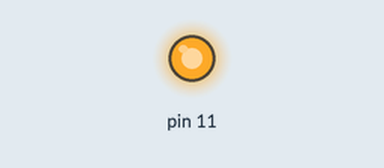
Recording of a sketch running on a simulated Arduino Uno, built with avr-gcc and run on an emulated ATmega328P. On the bench: output pins drawn as LEDs (lit = HIGH).

Above: at 0.05 s.
At 1.55 s:
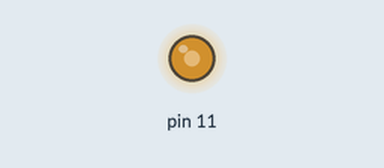
At 3.0 s:
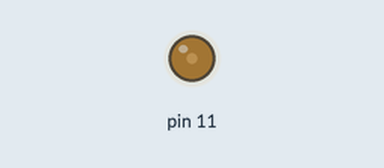
At 8.3 s:
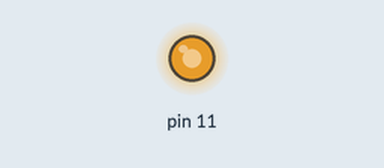
Timing chart, 0 to 11.8 s (numbered marks = the images above):
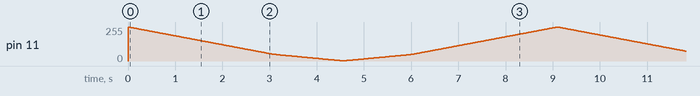

The sketch:

breath.ino
```cpp
/*
 * this is a breathing light.
 */
void setup() {
  //define output pin
  pinMode(11,OUTPUT);
}

void loop() {
  int c;  //define the variable we are going to use.
  /*
   * because the brightness of the LED is not linear to the driving voltage,
   * so I slower the change speed when the output is small
   */
  for(c=255;c>50;c-=1){
  analogWrite(11,c);
  delay(15);
  }
  for(c=50;c>1;c-=1){
  analogWrite(11,c);
  delay(30);
  }
  for(c=1;c<50;c+=1){
  analogWrite(11,c);
  delay(30);
  }
  for(c=50;c<255;c+=1){
  analogWrite(11,c);
  delay(15);
  }
}
```
